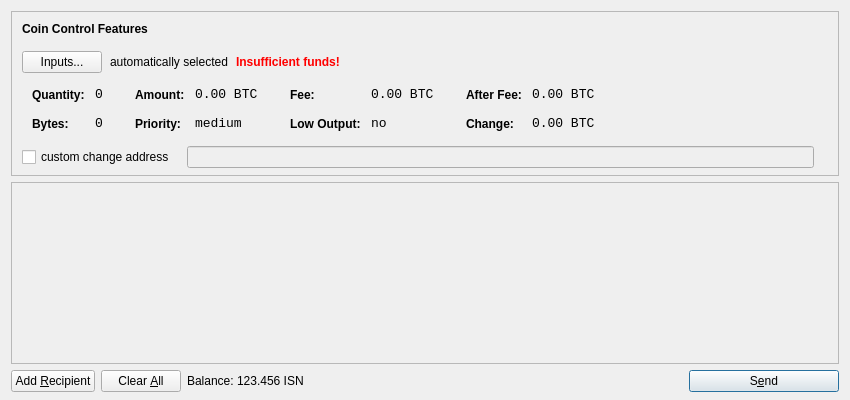
<?xml version="1.0" encoding="UTF-8"?>
<ui version="4.0">
 <class>SendCoinsDialog</class>
 <widget class="QDialog" name="SendCoinsDialog">
  <property name="geometry">
   <rect>
    <x>0</x>
    <y>0</y>
    <width>850</width>
    <height>400</height>
   </rect>
  </property>
  <property name="windowTitle">
   <string>Send Coins</string>
  </property>
  <layout class="QVBoxLayout" name="verticalLayout" stretch="0,1,0">
   <property name="bottomMargin">
    <number>8</number>
   </property>
   <item>
    <widget class="QFrame" name="frameCoinControl">
     <property name="sizePolicy">
      <sizepolicy hsizetype="Expanding" vsizetype="Expanding">
       <horstretch>0</horstretch>
       <verstretch>0</verstretch>
      </sizepolicy>
     </property>
     <property name="maximumSize">
      <size>
       <width>16777215</width>
       <height>16777215</height>
      </size>
     </property>
     <property name="frameShape">
      <enum>QFrame::StyledPanel</enum>
     </property>
     <property name="frameShadow">
      <enum>QFrame::Sunken</enum>
     </property>
     <layout class="QVBoxLayout" name="verticalLayoutCoinControl2">
      <property name="spacing">
       <number>-1</number>
      </property>
      <property name="leftMargin">
       <number>0</number>
      </property>
      <property name="topMargin">
       <number>0</number>
      </property>
      <property name="rightMargin">
       <number>0</number>
      </property>
      <property name="bottomMargin">
       <number>6</number>
      </property>
      <item>
       <layout class="QVBoxLayout" name="verticalLayoutCoinControl" stretch="0,0,0,0,1">
        <property name="spacing">
         <number>0</number>
        </property>
        <property name="leftMargin">
         <number>10</number>
        </property>
        <property name="topMargin">
         <number>10</number>
        </property>
        <item>
         <layout class="QHBoxLayout" name="horizontalLayoutCoinControl1">
          <property name="bottomMargin">
           <number>15</number>
          </property>
          <item>
           <widget class="QLabel" name="labelCoinControlFeatures">
            <property name="sizePolicy">
             <sizepolicy hsizetype="Preferred" vsizetype="Maximum">
              <horstretch>0</horstretch>
              <verstretch>0</verstretch>
             </sizepolicy>
            </property>
            <property name="font">
             <font>
              <weight>75</weight>
              <bold>true</bold>
             </font>
            </property>
            <property name="styleSheet">
             <string notr="true">font-weight:bold;</string>
            </property>
            <property name="text">
             <string>Coin Control Features</string>
            </property>
           </widget>
          </item>
         </layout>
        </item>
        <item>
         <layout class="QHBoxLayout" name="horizontalLayoutCoinControl2" stretch="0,0,0,0">
          <property name="spacing">
           <number>8</number>
          </property>
          <property name="bottomMargin">
           <number>10</number>
          </property>
          <item>
           <widget class="QPushButton" name="pushButtonCoinControl">
            <property name="styleSheet">
             <string notr="true"/>
            </property>
            <property name="text">
             <string>Inputs...</string>
            </property>
           </widget>
          </item>
          <item>
           <widget class="QLabel" name="labelCoinControlAutomaticallySelected">
            <property name="text">
             <string>automatically selected</string>
            </property>
            <property name="margin">
             <number>5</number>
            </property>
           </widget>
          </item>
          <item>
           <widget class="QLabel" name="labelCoinControlInsuffFunds">
            <property name="font">
             <font>
              <weight>75</weight>
              <bold>true</bold>
             </font>
            </property>
            <property name="styleSheet">
             <string notr="true">color:red;font-weight:bold;</string>
            </property>
            <property name="text">
             <string>Insufficient funds!</string>
            </property>
            <property name="margin">
             <number>5</number>
            </property>
           </widget>
          </item>
          <item>
           <spacer name="horizontalSpacerCoinControl">
            <property name="orientation">
             <enum>Qt::Horizontal</enum>
            </property>
            <property name="sizeHint" stdset="0">
             <size>
              <width>40</width>
              <height>1</height>
             </size>
            </property>
           </spacer>
          </item>
         </layout>
        </item>
        <item>
         <widget class="QWidget" name="widgetCoinControl" native="true">
          <property name="sizePolicy">
           <sizepolicy hsizetype="Preferred" vsizetype="Preferred">
            <horstretch>0</horstretch>
            <verstretch>0</verstretch>
           </sizepolicy>
          </property>
          <property name="minimumSize">
           <size>
            <width>0</width>
            <height>0</height>
           </size>
          </property>
          <property name="styleSheet">
           <string notr="true"/>
          </property>
          <layout class="QHBoxLayout" name="horizontalLayoutCoinControl5">
           <property name="margin">
            <number>0</number>
           </property>
           <item>
            <layout class="QHBoxLayout" name="horizontalLayoutCoinControl3" stretch="0,0,0,1">
             <property name="spacing">
              <number>20</number>
             </property>
             <property name="topMargin">
              <number>0</number>
             </property>
             <property name="bottomMargin">
              <number>10</number>
             </property>
             <item>
              <layout class="QFormLayout" name="formLayoutCoinControl1">
               <property name="horizontalSpacing">
                <number>10</number>
               </property>
               <property name="verticalSpacing">
                <number>14</number>
               </property>
               <property name="leftMargin">
                <number>10</number>
               </property>
               <property name="topMargin">
                <number>4</number>
               </property>
               <property name="rightMargin">
                <number>6</number>
               </property>
               <item row="0" column="0">
                <widget class="QLabel" name="labelCoinControlQuantityText">
                 <property name="styleSheet">
                  <string notr="true">font-weight:bold;</string>
                 </property>
                 <property name="text">
                  <string>Quantity:</string>
                 </property>
                 <property name="margin">
                  <number>0</number>
                 </property>
                </widget>
               </item>
               <item row="0" column="1">
                <widget class="QLabel" name="labelCoinControlQuantity">
                 <property name="font">
                  <font>
                   <family>Monospace</family>
                   <pointsize>10</pointsize>
                  </font>
                 </property>
                 <property name="cursor">
                  <cursorShape>IBeamCursor</cursorShape>
                 </property>
                 <property name="contextMenuPolicy">
                  <enum>Qt::ActionsContextMenu</enum>
                 </property>
                 <property name="text">
                  <string notr="true">0</string>
                 </property>
                 <property name="margin">
                  <number>0</number>
                 </property>
                 <property name="textInteractionFlags">
                  <set>Qt::LinksAccessibleByMouse|Qt::TextSelectableByKeyboard|Qt::TextSelectableByMouse</set>
                 </property>
                </widget>
               </item>
               <item row="1" column="0">
                <widget class="QLabel" name="labelCoinControlBytesText">
                 <property name="styleSheet">
                  <string notr="true">font-weight:bold;</string>
                 </property>
                 <property name="text">
                  <string>Bytes:</string>
                 </property>
                </widget>
               </item>
               <item row="1" column="1">
                <widget class="QLabel" name="labelCoinControlBytes">
                 <property name="font">
                  <font>
                   <family>Monospace</family>
                   <pointsize>10</pointsize>
                  </font>
                 </property>
                 <property name="cursor">
                  <cursorShape>IBeamCursor</cursorShape>
                 </property>
                 <property name="contextMenuPolicy">
                  <enum>Qt::ActionsContextMenu</enum>
                 </property>
                 <property name="text">
                  <string notr="true">0</string>
                 </property>
                 <property name="textInteractionFlags">
                  <set>Qt::LinksAccessibleByMouse|Qt::TextSelectableByKeyboard|Qt::TextSelectableByMouse</set>
                 </property>
                </widget>
               </item>
              </layout>
             </item>
             <item>
              <layout class="QFormLayout" name="formLayoutCoinControl2">
               <property name="horizontalSpacing">
                <number>10</number>
               </property>
               <property name="verticalSpacing">
                <number>14</number>
               </property>
               <property name="leftMargin">
                <number>6</number>
               </property>
               <property name="topMargin">
                <number>4</number>
               </property>
               <property name="rightMargin">
                <number>6</number>
               </property>
               <item row="0" column="0">
                <widget class="QLabel" name="labelCoinControlAmountText">
                 <property name="styleSheet">
                  <string notr="true">font-weight:bold;</string>
                 </property>
                 <property name="text">
                  <string>Amount:</string>
                 </property>
                 <property name="margin">
                  <number>0</number>
                 </property>
                </widget>
               </item>
               <item row="0" column="1">
                <widget class="QLabel" name="labelCoinControlAmount">
                 <property name="font">
                  <font>
                   <family>Monospace</family>
                   <pointsize>10</pointsize>
                  </font>
                 </property>
                 <property name="cursor">
                  <cursorShape>IBeamCursor</cursorShape>
                 </property>
                 <property name="contextMenuPolicy">
                  <enum>Qt::ActionsContextMenu</enum>
                 </property>
                 <property name="text">
                  <string notr="true">0.00 BTC</string>
                 </property>
                 <property name="textInteractionFlags">
                  <set>Qt::LinksAccessibleByMouse|Qt::TextSelectableByKeyboard|Qt::TextSelectableByMouse</set>
                 </property>
                </widget>
               </item>
               <item row="1" column="0">
                <widget class="QLabel" name="labelCoinControlPriorityText">
                 <property name="styleSheet">
                  <string notr="true">font-weight:bold;</string>
                 </property>
                 <property name="text">
                  <string>Priority:</string>
                 </property>
                </widget>
               </item>
               <item row="1" column="1">
                <widget class="QLabel" name="labelCoinControlPriority">
                 <property name="font">
                  <font>
                   <family>Monospace</family>
                   <pointsize>10</pointsize>
                  </font>
                 </property>
                 <property name="cursor">
                  <cursorShape>IBeamCursor</cursorShape>
                 </property>
                 <property name="contextMenuPolicy">
                  <enum>Qt::ActionsContextMenu</enum>
                 </property>
                 <property name="text">
                  <string>medium</string>
                 </property>
                 <property name="textInteractionFlags">
                  <set>Qt::LinksAccessibleByMouse|Qt::TextSelectableByKeyboard|Qt::TextSelectableByMouse</set>
                 </property>
                </widget>
               </item>
              </layout>
             </item>
             <item>
              <layout class="QFormLayout" name="formLayoutCoinControl3">
               <property name="horizontalSpacing">
                <number>10</number>
               </property>
               <property name="verticalSpacing">
                <number>14</number>
               </property>
               <property name="leftMargin">
                <number>6</number>
               </property>
               <property name="topMargin">
                <number>4</number>
               </property>
               <property name="rightMargin">
                <number>6</number>
               </property>
               <item row="0" column="0">
                <widget class="QLabel" name="labelCoinControlFeeText">
                 <property name="styleSheet">
                  <string notr="true">font-weight:bold;</string>
                 </property>
                 <property name="text">
                  <string>Fee:</string>
                 </property>
                 <property name="margin">
                  <number>0</number>
                 </property>
                </widget>
               </item>
               <item row="0" column="1">
                <widget class="QLabel" name="labelCoinControlFee">
                 <property name="font">
                  <font>
                   <family>Monospace</family>
                   <pointsize>10</pointsize>
                  </font>
                 </property>
                 <property name="cursor">
                  <cursorShape>IBeamCursor</cursorShape>
                 </property>
                 <property name="contextMenuPolicy">
                  <enum>Qt::ActionsContextMenu</enum>
                 </property>
                 <property name="text">
                  <string notr="true">0.00 BTC</string>
                 </property>
                 <property name="textInteractionFlags">
                  <set>Qt::LinksAccessibleByMouse|Qt::TextSelectableByKeyboard|Qt::TextSelectableByMouse</set>
                 </property>
                </widget>
               </item>
               <item row="1" column="0">
                <widget class="QLabel" name="labelCoinControlLowOutputText">
                 <property name="styleSheet">
                  <string notr="true">font-weight:bold;</string>
                 </property>
                 <property name="text">
                  <string>Low Output:</string>
                 </property>
                </widget>
               </item>
               <item row="1" column="1">
                <widget class="QLabel" name="labelCoinControlLowOutput">
                 <property name="font">
                  <font>
                   <family>Monospace</family>
                   <pointsize>10</pointsize>
                  </font>
                 </property>
                 <property name="cursor">
                  <cursorShape>IBeamCursor</cursorShape>
                 </property>
                 <property name="contextMenuPolicy">
                  <enum>Qt::ActionsContextMenu</enum>
                 </property>
                 <property name="text">
                  <string>no</string>
                 </property>
                 <property name="textInteractionFlags">
                  <set>Qt::LinksAccessibleByMouse|Qt::TextSelectableByKeyboard|Qt::TextSelectableByMouse</set>
                 </property>
                </widget>
               </item>
              </layout>
             </item>
             <item>
              <layout class="QFormLayout" name="formLayoutCoinControl4">
               <property name="horizontalSpacing">
                <number>10</number>
               </property>
               <property name="verticalSpacing">
                <number>14</number>
               </property>
               <property name="leftMargin">
                <number>6</number>
               </property>
               <property name="topMargin">
                <number>4</number>
               </property>
               <property name="rightMargin">
                <number>6</number>
               </property>
               <item row="0" column="0">
                <widget class="QLabel" name="labelCoinControlAfterFeeText">
                 <property name="styleSheet">
                  <string notr="true">font-weight:bold;</string>
                 </property>
                 <property name="text">
                  <string>After Fee:</string>
                 </property>
                 <property name="margin">
                  <number>0</number>
                 </property>
                </widget>
               </item>
               <item row="0" column="1">
                <widget class="QLabel" name="labelCoinControlAfterFee">
                 <property name="font">
                  <font>
                   <family>Monospace</family>
                   <pointsize>10</pointsize>
                  </font>
                 </property>
                 <property name="cursor">
                  <cursorShape>IBeamCursor</cursorShape>
                 </property>
                 <property name="contextMenuPolicy">
                  <enum>Qt::ActionsContextMenu</enum>
                 </property>
                 <property name="text">
                  <string notr="true">0.00 BTC</string>
                 </property>
                 <property name="textInteractionFlags">
                  <set>Qt::LinksAccessibleByMouse|Qt::TextSelectableByKeyboard|Qt::TextSelectableByMouse</set>
                 </property>
                </widget>
               </item>
               <item row="1" column="0">
                <widget class="QLabel" name="labelCoinControlChangeText">
                 <property name="styleSheet">
                  <string notr="true">font-weight:bold;</string>
                 </property>
                 <property name="text">
                  <string>Change:</string>
                 </property>
                </widget>
               </item>
               <item row="1" column="1">
                <widget class="QLabel" name="labelCoinControlChange">
                 <property name="font">
                  <font>
                   <family>Monospace</family>
                   <pointsize>10</pointsize>
                  </font>
                 </property>
                 <property name="cursor">
                  <cursorShape>IBeamCursor</cursorShape>
                 </property>
                 <property name="contextMenuPolicy">
                  <enum>Qt::ActionsContextMenu</enum>
                 </property>
                 <property name="text">
                  <string notr="true">0.00 BTC</string>
                 </property>
                 <property name="textInteractionFlags">
                  <set>Qt::LinksAccessibleByMouse|Qt::TextSelectableByKeyboard|Qt::TextSelectableByMouse</set>
                 </property>
                </widget>
               </item>
              </layout>
             </item>
            </layout>
           </item>
          </layout>
         </widget>
        </item>
        <item>
         <layout class="QHBoxLayout" name="horizontalLayoutCoinControl4" stretch="0,0,0">
          <property name="spacing">
           <number>12</number>
          </property>
          <property name="sizeConstraint">
           <enum>QLayout::SetDefaultConstraint</enum>
          </property>
          <property name="topMargin">
           <number>5</number>
          </property>
          <property name="rightMargin">
           <number>5</number>
          </property>
          <item>
           <widget class="QCheckBox" name="checkBoxCoinControlChange">
            <property name="text">
             <string>custom change address</string>
            </property>
           </widget>
          </item>
          <item>
           <widget class="QLineEdit" name="lineEditCoinControlChange">
            <property name="enabled">
             <bool>false</bool>
            </property>
            <property name="sizePolicy">
             <sizepolicy hsizetype="Expanding" vsizetype="Fixed">
              <horstretch>0</horstretch>
              <verstretch>0</verstretch>
             </sizepolicy>
            </property>
           </widget>
          </item>
          <item>
           <widget class="QLabel" name="labelCoinControlChangeLabel">
            <property name="sizePolicy">
             <sizepolicy hsizetype="Preferred" vsizetype="Expanding">
              <horstretch>0</horstretch>
              <verstretch>0</verstretch>
             </sizepolicy>
            </property>
            <property name="minimumSize">
             <size>
              <width>0</width>
              <height>0</height>
             </size>
            </property>
            <property name="text">
             <string/>
            </property>
            <property name="margin">
             <number>3</number>
            </property>
           </widget>
          </item>
         </layout>
        </item>
        <item>
         <spacer name="verticalSpacerCoinControl">
          <property name="orientation">
           <enum>Qt::Vertical</enum>
          </property>
          <property name="sizeHint" stdset="0">
           <size>
            <width>800</width>
            <height>1</height>
           </size>
          </property>
         </spacer>
        </item>
       </layout>
      </item>
     </layout>
    </widget>
   </item>
   <item>
    <widget class="QScrollArea" name="scrollArea">
     <property name="widgetResizable">
      <bool>true</bool>
     </property>
     <widget class="QWidget" name="scrollAreaWidgetContents">
      <property name="geometry">
       <rect>
        <x>0</x>
        <y>0</y>
        <width>830</width>
        <height>165</height>
       </rect>
      </property>
      <layout class="QVBoxLayout" name="verticalLayout_2">
       <property name="margin">
        <number>0</number>
       </property>
       <item>
        <layout class="QVBoxLayout" name="entries">
         <property name="spacing">
          <number>6</number>
         </property>
        </layout>
       </item>
       <item>
        <spacer name="verticalSpacer">
         <property name="orientation">
          <enum>Qt::Vertical</enum>
         </property>
         <property name="sizeHint" stdset="0">
          <size>
           <width>20</width>
           <height>40</height>
          </size>
         </property>
        </spacer>
       </item>
      </layout>
     </widget>
    </widget>
   </item>
   <item>
    <layout class="QHBoxLayout" name="horizontalLayout">
     <item>
      <widget class="QPushButton" name="addButton">
       <property name="toolTip">
        <string>Send to multiple recipients at once</string>
       </property>
       <property name="text">
        <string>Add &amp;Recipient</string>
       </property>
       <property name="icon">
        <iconset resource="../bitcoin.qrc">
         <normaloff>:/icons/add</normaloff>:/icons/add</iconset>
       </property>
       <property name="autoDefault">
        <bool>false</bool>
       </property>
      </widget>
     </item>
     <item>
      <widget class="QPushButton" name="clearButton">
       <property name="sizePolicy">
        <sizepolicy hsizetype="Minimum" vsizetype="Fixed">
         <horstretch>0</horstretch>
         <verstretch>0</verstretch>
        </sizepolicy>
       </property>
       <property name="toolTip">
        <string>Remove all transaction fields</string>
       </property>
       <property name="text">
        <string>Clear &amp;All</string>
       </property>
       <property name="icon">
        <iconset resource="../bitcoin.qrc">
         <normaloff>:/icons/remove</normaloff>:/icons/remove</iconset>
       </property>
       <property name="autoRepeatDelay">
        <number>300</number>
       </property>
       <property name="autoDefault">
        <bool>false</bool>
       </property>
      </widget>
     </item>
     <item>
      <layout class="QHBoxLayout" name="horizontalLayout_2">
       <property name="spacing">
        <number>3</number>
       </property>
       <item>
        <widget class="QLabel" name="label">
         <property name="text">
          <string>Balance:</string>
         </property>
        </widget>
       </item>
       <item>
        <widget class="QLabel" name="labelBalance">
         <property name="cursor">
          <cursorShape>IBeamCursor</cursorShape>
         </property>
         <property name="text">
          <string>123.456 ISN</string>
         </property>
         <property name="textInteractionFlags">
          <set>Qt::LinksAccessibleByMouse|Qt::TextSelectableByKeyboard|Qt::TextSelectableByMouse</set>
         </property>
        </widget>
       </item>
      </layout>
     </item>
     <item>
      <spacer name="horizontalSpacer">
       <property name="orientation">
        <enum>Qt::Horizontal</enum>
       </property>
       <property name="sizeHint" stdset="0">
        <size>
         <width>40</width>
         <height>20</height>
        </size>
       </property>
      </spacer>
     </item>
     <item>
      <widget class="QPushButton" name="sendButton">
       <property name="minimumSize">
        <size>
         <width>150</width>
         <height>0</height>
        </size>
       </property>
       <property name="toolTip">
        <string>Confirm the send action</string>
       </property>
       <property name="text">
        <string>S&amp;end</string>
       </property>
       <property name="icon">
        <iconset resource="../bitcoin.qrc">
         <normaloff>:/icons/send</normaloff>:/icons/send</iconset>
       </property>
       <property name="default">
        <bool>true</bool>
       </property>
      </widget>
     </item>
    </layout>
   </item>
  </layout>
 </widget>
 <resources>
  <include location="../bitcoin.qrc"/>
 </resources>
 <connections/>
</ui>
